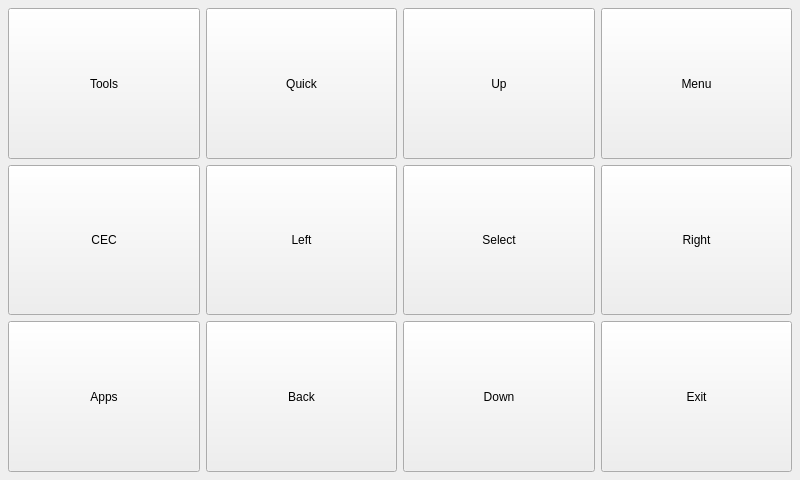
<?xml version="1.0" encoding="UTF-8"?>
<ui version="4.0">
 <class>PIRTVMenuForm</class>
 <widget class="QWidget" name="PIRTVMenuForm">
  <property name="geometry">
   <rect>
    <x>0</x>
    <y>0</y>
    <width>800</width>
    <height>480</height>
   </rect>
  </property>
  <property name="windowTitle">
   <string>Form</string>
  </property>
  <layout class="QGridLayout" name="gridLayout">
   <property name="margin">
    <number>8</number>
   </property>
   <item row="0" column="0">
    <widget class="QPushButton" name="toolsButton">
     <property name="sizePolicy">
      <sizepolicy hsizetype="Expanding" vsizetype="Expanding">
       <horstretch>0</horstretch>
       <verstretch>0</verstretch>
      </sizepolicy>
     </property>
     <property name="text">
      <string>Tools</string>
     </property>
    </widget>
   </item>
   <item row="0" column="1">
    <widget class="QPushButton" name="quickMenuButton">
     <property name="sizePolicy">
      <sizepolicy hsizetype="Expanding" vsizetype="Expanding">
       <horstretch>0</horstretch>
       <verstretch>0</verstretch>
      </sizepolicy>
     </property>
     <property name="text">
      <string>Quick</string>
     </property>
    </widget>
   </item>
   <item row="0" column="2">
    <widget class="QPushButton" name="upButton">
     <property name="sizePolicy">
      <sizepolicy hsizetype="Expanding" vsizetype="Expanding">
       <horstretch>0</horstretch>
       <verstretch>0</verstretch>
      </sizepolicy>
     </property>
     <property name="text">
      <string>Up</string>
     </property>
     <property name="icon">
      <iconset resource="../PierogiResources.qrc">
       <normaloff>:/icons/arrow_top_icon&amp;48.png</normaloff>:/icons/arrow_top_icon&amp;48.png</iconset>
     </property>
     <property name="iconSize">
      <size>
       <width>48</width>
       <height>48</height>
      </size>
     </property>
    </widget>
   </item>
   <item row="0" column="3">
    <widget class="QPushButton" name="menuButton">
     <property name="sizePolicy">
      <sizepolicy hsizetype="Expanding" vsizetype="Expanding">
       <horstretch>0</horstretch>
       <verstretch>0</verstretch>
      </sizepolicy>
     </property>
     <property name="text">
      <string>Menu</string>
     </property>
    </widget>
   </item>
   <item row="1" column="0">
    <widget class="QPushButton" name="cecButton">
     <property name="sizePolicy">
      <sizepolicy hsizetype="Expanding" vsizetype="Expanding">
       <horstretch>0</horstretch>
       <verstretch>0</verstretch>
      </sizepolicy>
     </property>
     <property name="text">
      <string>CEC</string>
     </property>
    </widget>
   </item>
   <item row="1" column="1">
    <widget class="QPushButton" name="leftButton">
     <property name="sizePolicy">
      <sizepolicy hsizetype="Expanding" vsizetype="Expanding">
       <horstretch>0</horstretch>
       <verstretch>0</verstretch>
      </sizepolicy>
     </property>
     <property name="text">
      <string>Left</string>
     </property>
     <property name="icon">
      <iconset resource="../PierogiResources.qrc">
       <normaloff>:/icons/arrow_left_icon&amp;48.png</normaloff>:/icons/arrow_left_icon&amp;48.png</iconset>
     </property>
     <property name="iconSize">
      <size>
       <width>48</width>
       <height>48</height>
      </size>
     </property>
    </widget>
   </item>
   <item row="1" column="3">
    <widget class="QPushButton" name="rightButton">
     <property name="sizePolicy">
      <sizepolicy hsizetype="Expanding" vsizetype="Expanding">
       <horstretch>0</horstretch>
       <verstretch>0</verstretch>
      </sizepolicy>
     </property>
     <property name="text">
      <string>Right</string>
     </property>
     <property name="icon">
      <iconset resource="../PierogiResources.qrc">
       <normaloff>:/icons/arrow_right_icon&amp;48.png</normaloff>:/icons/arrow_right_icon&amp;48.png</iconset>
     </property>
     <property name="iconSize">
      <size>
       <width>48</width>
       <height>48</height>
      </size>
     </property>
    </widget>
   </item>
   <item row="1" column="2">
    <widget class="QPushButton" name="selectButton">
     <property name="sizePolicy">
      <sizepolicy hsizetype="Expanding" vsizetype="Expanding">
       <horstretch>0</horstretch>
       <verstretch>0</verstretch>
      </sizepolicy>
     </property>
     <property name="text">
      <string>Select</string>
     </property>
    </widget>
   </item>
   <item row="2" column="0">
    <widget class="QPushButton" name="appsButton">
     <property name="sizePolicy">
      <sizepolicy hsizetype="Expanding" vsizetype="Expanding">
       <horstretch>0</horstretch>
       <verstretch>0</verstretch>
      </sizepolicy>
     </property>
     <property name="text">
      <string>Apps</string>
     </property>
    </widget>
   </item>
   <item row="2" column="1">
    <widget class="QPushButton" name="backButton">
     <property name="sizePolicy">
      <sizepolicy hsizetype="Expanding" vsizetype="Expanding">
       <horstretch>0</horstretch>
       <verstretch>0</verstretch>
      </sizepolicy>
     </property>
     <property name="text">
      <string>Back</string>
     </property>
    </widget>
   </item>
   <item row="2" column="2">
    <widget class="QPushButton" name="downButton">
     <property name="sizePolicy">
      <sizepolicy hsizetype="Expanding" vsizetype="Expanding">
       <horstretch>0</horstretch>
       <verstretch>0</verstretch>
      </sizepolicy>
     </property>
     <property name="text">
      <string>Down</string>
     </property>
     <property name="icon">
      <iconset resource="../PierogiResources.qrc">
       <normaloff>:/icons/arrow_bottom_icon&amp;48.png</normaloff>:/icons/arrow_bottom_icon&amp;48.png</iconset>
     </property>
     <property name="iconSize">
      <size>
       <width>48</width>
       <height>48</height>
      </size>
     </property>
    </widget>
   </item>
   <item row="2" column="3">
    <widget class="QPushButton" name="exitButton">
     <property name="sizePolicy">
      <sizepolicy hsizetype="Expanding" vsizetype="Expanding">
       <horstretch>0</horstretch>
       <verstretch>0</verstretch>
      </sizepolicy>
     </property>
     <property name="text">
      <string>Exit</string>
     </property>
    </widget>
   </item>
  </layout>
 </widget>
 <resources>
  <include location="../PierogiResources.qrc"/>
 </resources>
 <connections>
  <connection>
   <sender>PIRTVMenuForm</sender>
   <signal>menuEnabled(bool)</signal>
   <receiver>menuButton</receiver>
   <slot>setEnabled(bool)</slot>
   <hints>
    <hint type="sourcelabel">
     <x>399</x>
     <y>239</y>
    </hint>
    <hint type="destinationlabel">
     <x>105</x>
     <y>86</y>
    </hint>
   </hints>
  </connection>
  <connection>
   <sender>PIRTVMenuForm</sender>
   <signal>cecEnabled(bool)</signal>
   <receiver>cecButton</receiver>
   <slot>setEnabled(bool)</slot>
   <hints>
    <hint type="sourcelabel">
     <x>399</x>
     <y>239</y>
    </hint>
    <hint type="destinationlabel">
     <x>105</x>
     <y>241</y>
    </hint>
   </hints>
  </connection>
  <connection>
   <sender>PIRTVMenuForm</sender>
   <signal>appsEnabled(bool)</signal>
   <receiver>appsButton</receiver>
   <slot>setEnabled(bool)</slot>
   <hints>
    <hint type="sourcelabel">
     <x>399</x>
     <y>239</y>
    </hint>
    <hint type="destinationlabel">
     <x>105</x>
     <y>397</y>
    </hint>
   </hints>
  </connection>
  <connection>
   <sender>PIRTVMenuForm</sender>
   <signal>quickEnabled(bool)</signal>
   <receiver>quickMenuButton</receiver>
   <slot>setEnabled(bool)</slot>
   <hints>
    <hint type="sourcelabel">
     <x>399</x>
     <y>239</y>
    </hint>
    <hint type="destinationlabel">
     <x>301</x>
     <y>86</y>
    </hint>
   </hints>
  </connection>
  <connection>
   <sender>PIRTVMenuForm</sender>
   <signal>leftEnabled(bool)</signal>
   <receiver>leftButton</receiver>
   <slot>setEnabled(bool)</slot>
   <hints>
    <hint type="sourcelabel">
     <x>399</x>
     <y>239</y>
    </hint>
    <hint type="destinationlabel">
     <x>301</x>
     <y>241</y>
    </hint>
   </hints>
  </connection>
  <connection>
   <sender>PIRTVMenuForm</sender>
   <signal>toolsEnabled(bool)</signal>
   <receiver>toolsButton</receiver>
   <slot>setEnabled(bool)</slot>
   <hints>
    <hint type="sourcelabel">
     <x>399</x>
     <y>239</y>
    </hint>
    <hint type="destinationlabel">
     <x>301</x>
     <y>397</y>
    </hint>
   </hints>
  </connection>
  <connection>
   <sender>PIRTVMenuForm</sender>
   <signal>upEnabled(bool)</signal>
   <receiver>upButton</receiver>
   <slot>setEnabled(bool)</slot>
   <hints>
    <hint type="sourcelabel">
     <x>399</x>
     <y>239</y>
    </hint>
    <hint type="destinationlabel">
     <x>498</x>
     <y>86</y>
    </hint>
   </hints>
  </connection>
  <connection>
   <sender>PIRTVMenuForm</sender>
   <signal>selectEnabled(bool)</signal>
   <receiver>selectButton</receiver>
   <slot>setEnabled(bool)</slot>
   <hints>
    <hint type="sourcelabel">
     <x>399</x>
     <y>239</y>
    </hint>
    <hint type="destinationlabel">
     <x>498</x>
     <y>241</y>
    </hint>
   </hints>
  </connection>
  <connection>
   <sender>PIRTVMenuForm</sender>
   <signal>downEnabled(bool)</signal>
   <receiver>downButton</receiver>
   <slot>setEnabled(bool)</slot>
   <hints>
    <hint type="sourcelabel">
     <x>399</x>
     <y>239</y>
    </hint>
    <hint type="destinationlabel">
     <x>498</x>
     <y>397</y>
    </hint>
   </hints>
  </connection>
  <connection>
   <sender>PIRTVMenuForm</sender>
   <signal>backEnabled(bool)</signal>
   <receiver>backButton</receiver>
   <slot>setEnabled(bool)</slot>
   <hints>
    <hint type="sourcelabel">
     <x>399</x>
     <y>239</y>
    </hint>
    <hint type="destinationlabel">
     <x>694</x>
     <y>86</y>
    </hint>
   </hints>
  </connection>
  <connection>
   <sender>PIRTVMenuForm</sender>
   <signal>rightEnabled(bool)</signal>
   <receiver>rightButton</receiver>
   <slot>setEnabled(bool)</slot>
   <hints>
    <hint type="sourcelabel">
     <x>399</x>
     <y>239</y>
    </hint>
    <hint type="destinationlabel">
     <x>694</x>
     <y>241</y>
    </hint>
   </hints>
  </connection>
  <connection>
   <sender>PIRTVMenuForm</sender>
   <signal>exitEnabled(bool)</signal>
   <receiver>exitButton</receiver>
   <slot>setEnabled(bool)</slot>
   <hints>
    <hint type="sourcelabel">
     <x>399</x>
     <y>239</y>
    </hint>
    <hint type="destinationlabel">
     <x>694</x>
     <y>397</y>
    </hint>
   </hints>
  </connection>
 </connections>
 <slots>
  <signal>menuEnabled(bool)</signal>
  <signal>cecEnabled(bool)</signal>
  <signal>appsEnabled(bool)</signal>
  <signal>quickEnabled(bool)</signal>
  <signal>leftEnabled(bool)</signal>
  <signal>toolsEnabled(bool)</signal>
  <signal>upEnabled(bool)</signal>
  <signal>selectEnabled(bool)</signal>
  <signal>downEnabled(bool)</signal>
  <signal>backEnabled(bool)</signal>
  <signal>rightEnabled(bool)</signal>
  <signal>exitEnabled(bool)</signal>
 </slots>
</ui>
